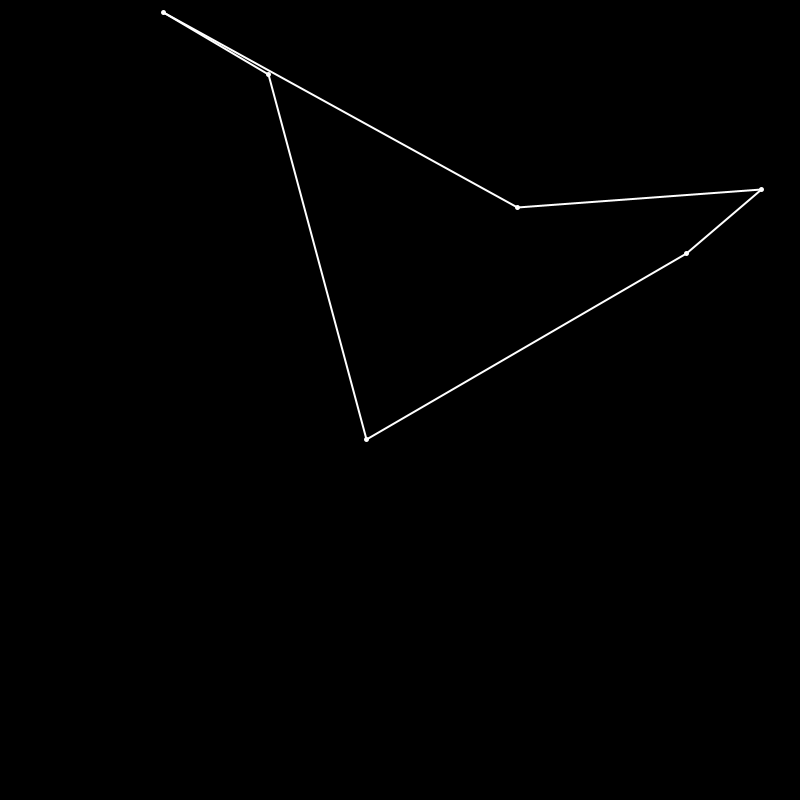
Frame 1 (no input)
Frame 60 (the mouse pressed at the canvas centre just before this capture): identical to frame 1, image omitted
Frame 120 (the mouse held since frame 60 and released just before this capture): identical to frame 1, image omitted

The Processing sketch that drew this single still picture (run headless with seeded random() and noise(); from frame 60 on, the mouse is pressed at the canvas centre):

// Processing sketch: PolygonBuilder
// ── PolygonBuilder.pde
int count = 6;

float[] x = new float[count];
float[] y = new float[count];

int r = 10;

void setup() {
  size(800, 800);

  randomizePoints();
}

void draw() {
  background(0);

  stroke(255);

  for (int i = 0; i < count; i++) {
    strokeWeight(5);
    point(x[i], y[i]);
    
    println(x[i] + "  " + y[i]);
    
    strokeWeight(2);
    line(x[i], y[i], x[(i+1 < count ? i+1:0)], y[(i+1 < count ? i+1:0)]);
  }
  
  if (mousePressed) {
    movePoints();
  }
}

void randomizePoints() {
  for (int i = 0; i < count; i++) {
    x[i] = random(0, width);
    y[i] = random(0, height);
  }
}

void keyReleased() {
  if (key == 'r') {
    randomizePoints();
  }
}

void movePoints() {
  boolean captured = false;
  
  for (int i = 0; i < count; i++) {
    if (dist(x[i], y[i], pmouseX, pmouseY) < r && !captured) {
      x[i] = mouseX;
      y[i] = mouseY;
      captured = true; // prevents moving two at a time
    }
  }
}
